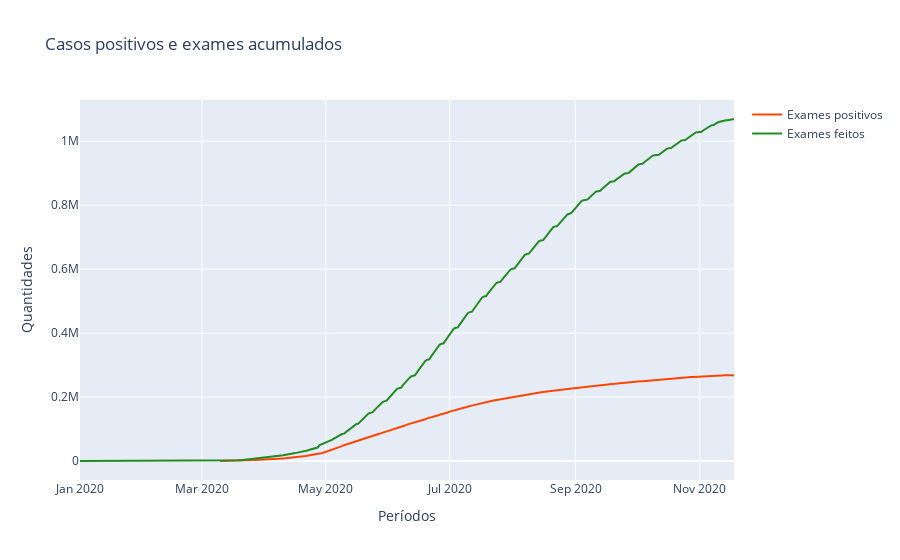

The notebook cell this image was saved under:
### Markdown cell above
Devido às grandes ondulações no gráfico, é perceptível que o estado falhou em realizar uma coleta de dados precisa. Essa falha refletirá em inconsistências ao longo desta análise.

### Code cell
## relacionando exames e confirmados crescimento
g_ex_conf02 = go.Figure()

add_trace(g_ex_conf02, casos_acumulados.datas, casos_acumulados.casos_positivos, name='Exames positivos', color='orangered')
add_trace(g_ex_conf02, exames_acumulados.datas, exames_acumulados.exames, name='Exames feitos')


g_ex_conf02.update_layout(title='Casos positivos e exames acumulados',
xaxis_title='Períodos',
yaxis_title='Quantidades')

py.iplot(g_ex_conf02)

### Figure 1 — Plotly figure (JSON) as saved in the notebook; plotly's stock layout.template omitted (floating-point values rounded to 4 significant figures; data arrays with more than 128 entries replaced by an {"elided": "..."} marker saying what was removed)
{"data": [{"line": {"color": "orangered"}, "mode": "lines", "name": "Exames positivos", "type": "scatter", "x": {"elided": "254 str values"}, "y": {"elided": "254 int values"}}, {"line": {"color": "forestgreen"}, "mode": "lines", "name": "Exames feitos", "type": "scatter", "x": {"elided": "317 str values"}, "y": {"elided": "317 int values"}}], "layout": {"title": {"text": "Casos positivos e exames acumulados"}, "xaxis": {"title": {"text": "Períodos"}}, "yaxis": {"title": {"text": "Quantidades"}}}}
